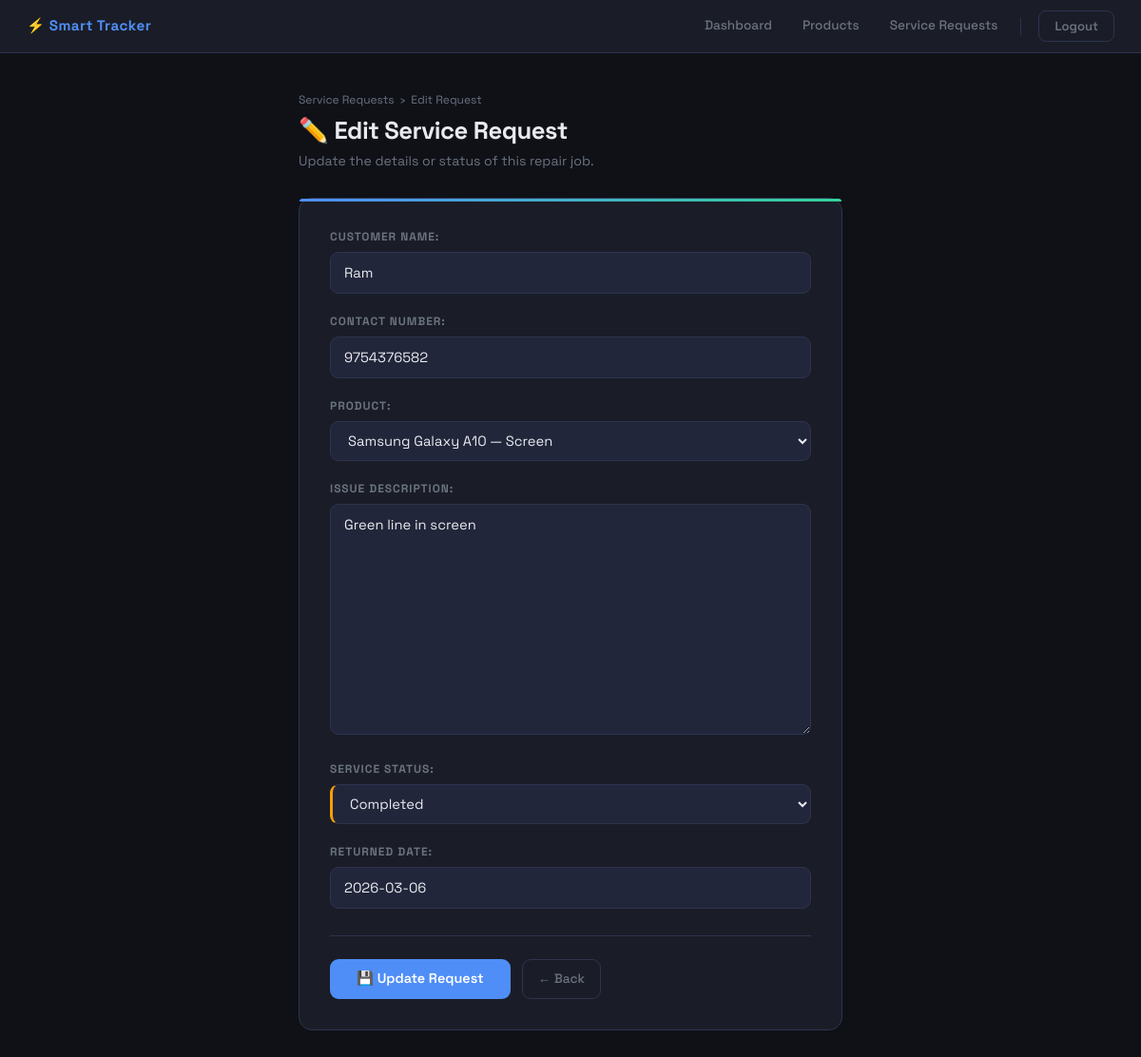
Screenshot of /service-requests/update/1/ (signed in) with the database file from the repository.
### inventory/models.py (models this page shows, shortened)
class ServiceRequest(models.Model):
    STATUS_CHOICES = [
        ('Pending', 'Pending'),
        ('In Progress', 'In Progress'),
        ('Completed', 'Completed'),
    ]
    customer_name = models.CharField(max_length=100)
    contact_number = models.CharField(max_length=15)
    product = models.ForeignKey(Product, on_delete=models.CASCADE)
    issue_description = models.TextField()
    service_status = models.CharField(max_length=20, choices=STATUS_CHOICES)
    received_date = models.DateField(auto_now_add=True)
    returned_date = models.DateField(null=True, blank=True)

### inventory/views.py (the view)
# urls.py: path('service-requests/update/<int:id>/', views.update_service_request, name='update_service_request'),
@login_required
@permission_required('inventory.change_servicerequest', raise_exception=True)
def update_service_request(request, id):
    service = get_object_or_404(ServiceRequest, id=id)
    old_status = service.service_status
    if request.method == "POST":
        form = ServiceRequestForm(request.POST, instance=service)
        if form.is_valid():
            updated = form.save(commit=False)
            if updated.service_status == "Completed" and old_status != "Completed":
                updated.returned_date = now().date()
            updated.save()
            return redirect('service_request_list')
    else:
        form = ServiceRequestForm(instance=service)
    return render(request, 'inventory/service_request_form.html', {'form': form})

### inventory/forms.py
class ServiceRequestForm(forms.ModelForm):
    class Meta:
        model = ServiceRequest
        fields = '__all__'

### inventory/models.py (called while the page is built)
    def __str__(self):
        return f"{self.brand} {self.model_name} — {self.part_name}"

### inventory/templates/inventory/service_request_form.html (shortened to what this page needs)
{% extends 'inventory/base.html' %}
{% block content %}
<div class="form-wrapper">
  <div class="form-header">
    <div class="breadcrumb">
      <a href="{% url 'service_request_list' %}">Service Requests</a>
      <span>›</span>
      <span>{% if form.instance.pk %}Edit Request{% else %}New Request{% endif %}</span>
    </div>
    <h2>{% if form.instance.pk %}✏️ Edit Service Request{% else %}🔧 New Service Request{% endif %}</h2>
    <p>{% if form.instance.pk %}Update the details or status of this repair job.{% else %}Log a new customer repair request and assign parts.{% endif %}</p>
  </div>
  <div class="form-card">
    <form method="post">
      {{ form.as_p }}
      <div class="form-actions">
        <button type="submit" class="btn-save">
          {% if form.instance.pk %}💾 Update Request{% else %}➕ Create Request{% endif %}
        </button>
        <a href="{% url 'service_request_list' %}" class="btn-back">← Back</a>
      </div>
    </form>
  </div>
</div>
{% endblock %}

### inventory/templates/inventory/base.html (style rules this page uses)
:root { --bg: #0f1117; --surface: #1a1d27; --border: #2e3350; --accent: #4f8ef7; --accent4: #f87171; --text: #e8eaf0; --muted: #6b7280; }
body { background: var(--bg) !important; color: var(--text) !important; font-family: 'Space Grotesk', sans-serif !important; margin: 0; padding: 0; }

### inventory/templates/inventory/service_request_form.html (style rules this page uses)
:root { --bg: #0f1117; --surface: #1a1d27; --surface2: #22263a; --border: #2e3350; --accent: #4f8ef7; --accent2: #34d399; --accent3: #f59e0b; --accent4: #f87171; --text: #e8eaf0; --muted: #6b7280; --radius: 14px; }
body { background: var(--bg) !important; color: var(--text) !important; font-family: 'Space Grotesk', sans-serif !important; }
.form-wrapper { max-width: 620px; margin: 40px auto; padding: 0 24px; animation: fadeUp 0.4s ease both; }
.form-header { margin-bottom: 28px; }
.form-header .breadcrumb { font-size: 0.75rem; color: var(--muted); margin-bottom: 8px; display: flex; align-items: center; gap: 6px; }
.form-header .breadcrumb a { color: var(--muted); text-decoration: none; transition: color 0.2s; }
.form-header h2 { font-size: 1.6rem; font-weight: 700; color: var(--text); margin: 0 0 6px; letter-spacing: -0.02em; }
.form-header p { color: var(--muted); font-size: 0.88rem; margin: 0; }
.form-card { background: var(--surface); border: 1px solid var(--border); border-radius: var(--radius); padding: 32px; }
.form-card::before { content: ''; display: block; height: 3px; background: linear-gradient(90deg, var(--accent), var(--accent2)); border-radius: var(--radius) var(--radius) 0 0; margin: -32px -32px 28px -32px; border-radius: 14px 14px 0 0; }
.form-card p { margin-bottom: 20px; }
.form-card label { display: block; font-size: 0.75rem; font-weight: 700; letter-spacing: 0.08em; text-transform: uppercase; color: var(--muted); margin-bottom: 7px; }
.form-card input[type="text"], .form-card input[type="number"], .form-card input[type="email"], .form-card input[type="date"], .form-card textarea, .form-card select { width: 100%; background: var(--surface2); border: 1px solid var(--border); border-radius: 9px; color: var(--text); font-family: 'Space Grotesk', sans-serif; font-size: 0.92rem; padding: 10px 14px; outline: none; transition: border-color 0.2s, box-shadow 0.2s; box-sizing: border-box; }
.form-card select option { background: var(--surface2); color: var(--text); }
.form-card textarea { resize: vertical; min-height: 100px; }
.form-card select[name="service_status"] { border-left: 3px solid var(--accent3); }
.form-actions { display: flex; align-items: center; gap: 12px; margin-top: 28px; padding-top: 24px; border-top: 1px solid var(--border); }
.btn-save { background: var(--accent); border: none; color: #fff; font-family: 'Space Grotesk', sans-serif; font-size: 0.9rem; font-weight: 600; padding: 10px 28px; border-radius: 9px; cursor: pointer; transition: opacity 0.2s, transform 0.15s; }
.btn-back { color: var(--muted); font-size: 0.85rem; font-weight: 500; text-decoration: none; padding: 10px 16px; border-radius: 9px; border: 1px solid var(--border); transition: all 0.2s; }

### rows the page displays
ServiceRequest: customer_name "Ram", contact_number "9754376582", product "Samsung Galaxy A10 — Screen", issue_description "Green line in screen", service_status "Completed", returned_date "2026-03-06"
